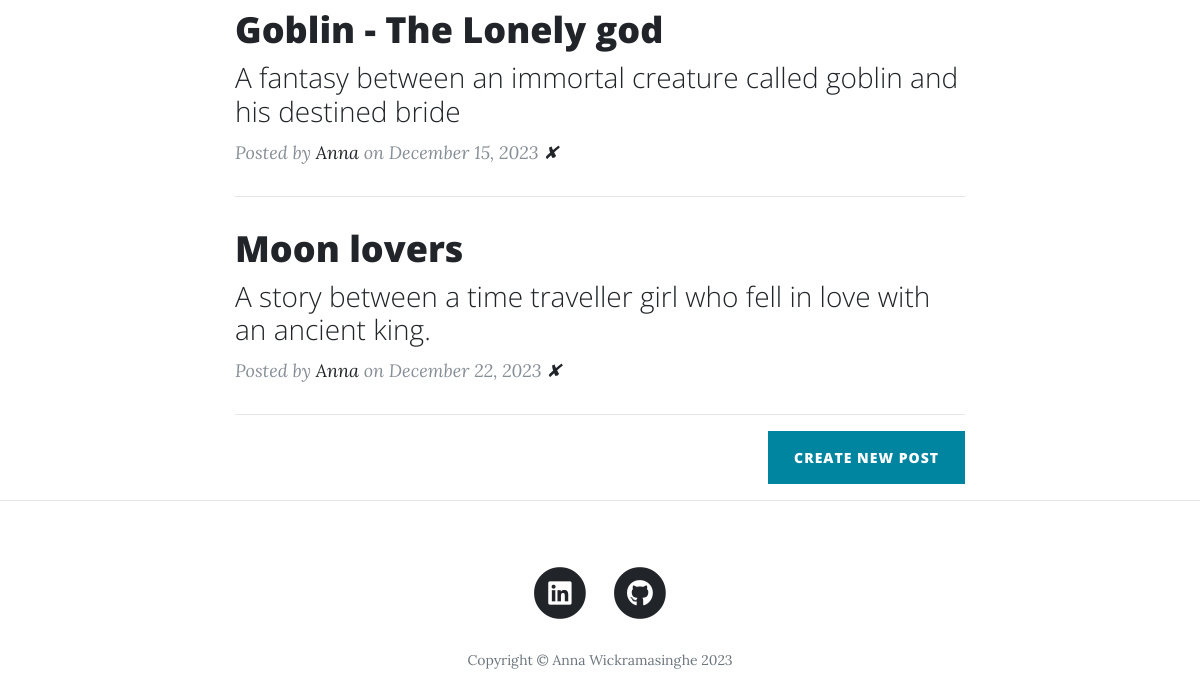
Page / (signed in, lower part) on the earlier database version.
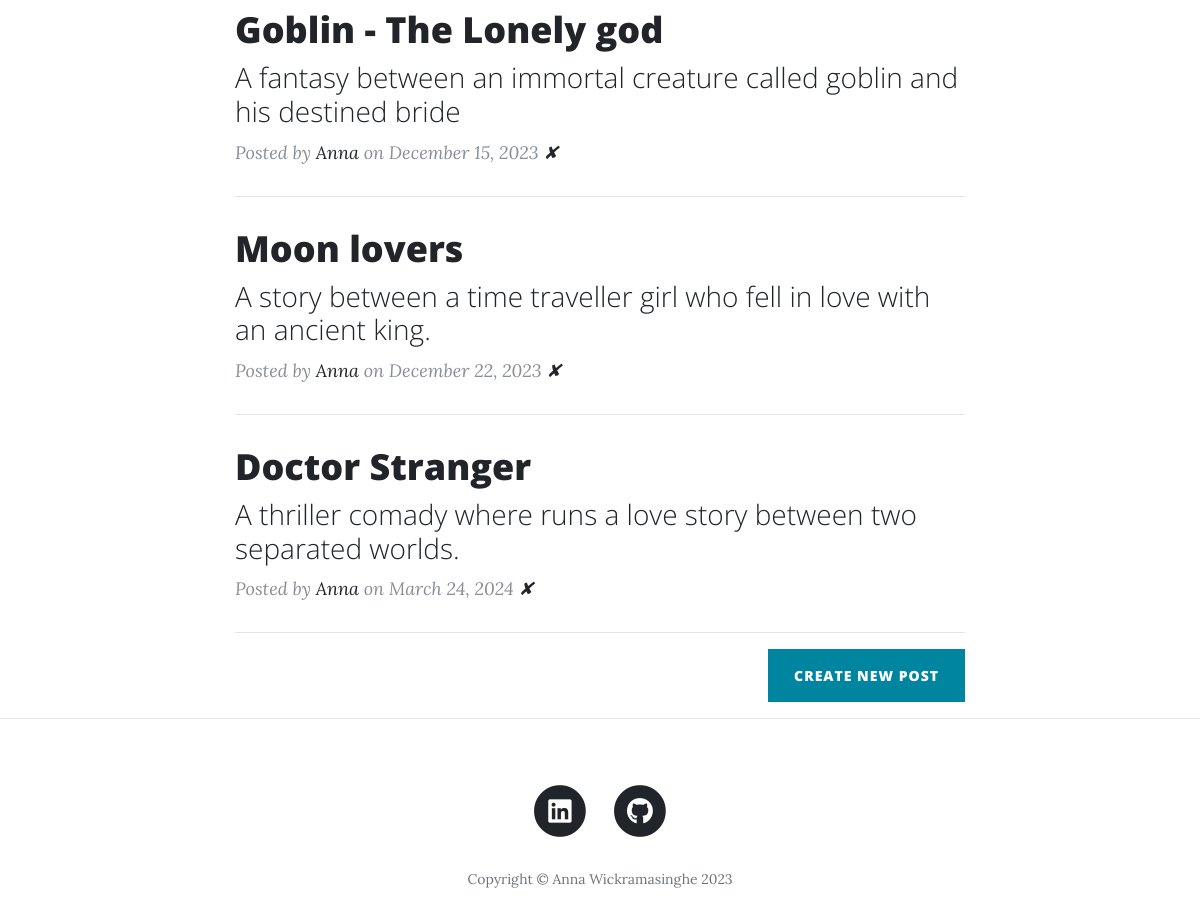
Same page on the later database version.
### main.py (models this page shows)
class BlogPost(db.Model):
    __tablename__ = "blog_posts"
    id: Mapped[int] = mapped_column(Integer, primary_key=True)
    author: Mapped[str] = mapped_column(String(250), nullable=False)
    title: Mapped[str] = mapped_column(String(250), unique=True, nullable=False)
    subtitle: Mapped[str] = mapped_column(String(250), nullable=False)
    date: Mapped[str] = mapped_column(String(250), nullable=False)
    body: Mapped[str] = mapped_column(String(500), nullable=False)
    img_url: Mapped[str] = mapped_column(String(250), nullable=False)
    author_id: Mapped[int] = mapped_column(Integer, ForeignKey("users.id"))
    author = relationship("User", back_populates="blog_posts")
    comments = relationship("Comment", back_populates="parent_post")

class User(UserMixin, db.Model):
    __tablename__ = "users"
    id: Mapped[int] = mapped_column(Integer, primary_key=True)
    email: Mapped[str] = mapped_column(String(100), nullable=False, unique=True)
    password: Mapped[str] = mapped_column(String(100), unique=True, nullable=False)
    name: Mapped[str] = mapped_column(String(100), nullable=False)
    blog_posts = relationship("BlogPost", back_populates="author")
    comments = relationship("Comment", back_populates="comment_author")

### main.py (the view)
@app.route('/')
def get_all_posts():
    posts = db.session.execute(db.select(BlogPost)).scalars()
    return render_template("index.html", all_posts=posts)

### main.py (called while the page is built)
@login_manager.user_loader
def load_user(user_id):
    return User.query.get(int(user_id))

### templates/index.html (shortened to what this page needs)
{% include "header.html" %}
  <div class="container">
    <div class="row">
      <div class="col-lg-8 col-md-10 mx-auto">
        {% for post in all_posts %}
        <div class="post-preview">
          <a href="{{ url_for('show_post', post_id=post.id) }}">
            <h2 class="post-title">
              {{post.title}}
            </h2>
            <h3 class="post-subtitle">
              {{post.subtitle}}
            </h3>
          </a>
          <p class="post-meta">Posted by
            <a href="#">{{post.author.name}}</a>
            on {{post.date}}
            {% if current_user.id == 1 %}
            <a href="{{url_for('delete_post', post_id=post.id) }}">✘</a>
            {% endif %}
          </p>
        </div>
        <hr>
        {% endfor %}
        <div class="clearfix">
        {% if current_user.id == 1 %}
          <a class="btn btn-primary float-right" href="{{url_for('add_new_post')}}">Create New Post</a>
          {% endif %}
        </div>
      </div>
    </div>
  </div>
  <hr>
{% include "footer.html" %}

### templates/header.html (shortened to what this page needs)
<!DOCTYPE html>
<html lang="en">
<head>
  <link href="{{ url_for('static', filename='vendor/bootstrap/css/bootstrap.min.css') }}" rel="stylesheet">
  <link href="{{ url_for('static', filename='vendor/fontawesome-free/css/all.min.css')}}" rel="stylesheet" type="text/css">
  <link href="{{ url_for('static', filename='css/clean-blog.min.css')}}" rel="stylesheet">
</head>
<body>

### templates/footer.html (shortened to what this page needs)
  <footer>
    <div class="container">
      <div class="row">
        <div class="col-lg-8 col-md-10 mx-auto">
          <ul class="list-inline text-center">
            <li class="list-inline-item">
              <a href="https://www.linkedin.com/in/anna-wickramasinghe-851a2920a/">
                <span class="fa-stack fa-lg">
                  <i class="fas fa-circle fa-stack-2x"></i>
                  <i class="fab fa-linkedin fa-stack-1x fa-inverse"></i>
                </span>
              </a>
            </li>
            <li class="list-inline-item">
              <a href="https://github.com/anna-wickramasinghe">
                <span class="fa-stack fa-lg">
                  <i class="fas fa-circle fa-stack-2x"></i>
                  <i class="fab fa-github fa-stack-1x fa-inverse"></i>
                </span>
              </a>
            </li>
          </ul>
          <p class="copyright text-muted">Copyright &copy; Anna Wickramasinghe 2023</p>
        </div>
      </div>
    </div>
  </footer>
</body>
</html>

Differences in the rows shown:
added BlogPost: title "Doctor Stranger", subtitle "A thriller comady where runs a love story between two separated worlds.", author.name "Anna", date "March 24, 2024"
